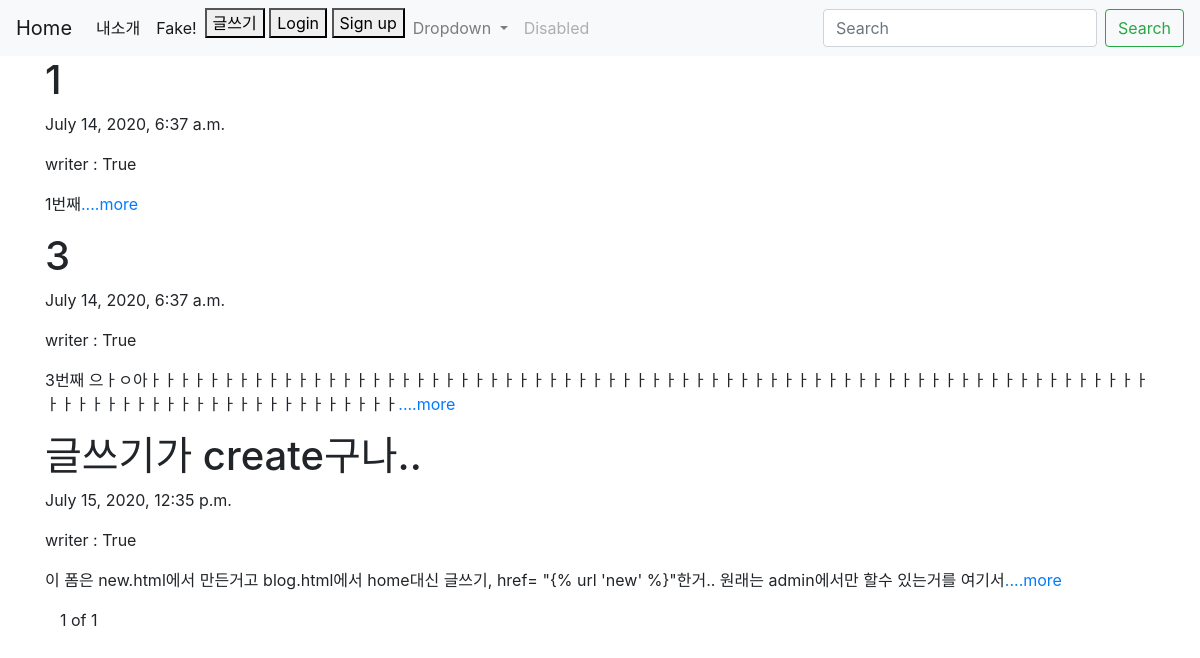
/, run on an earlier commit of the app's database.
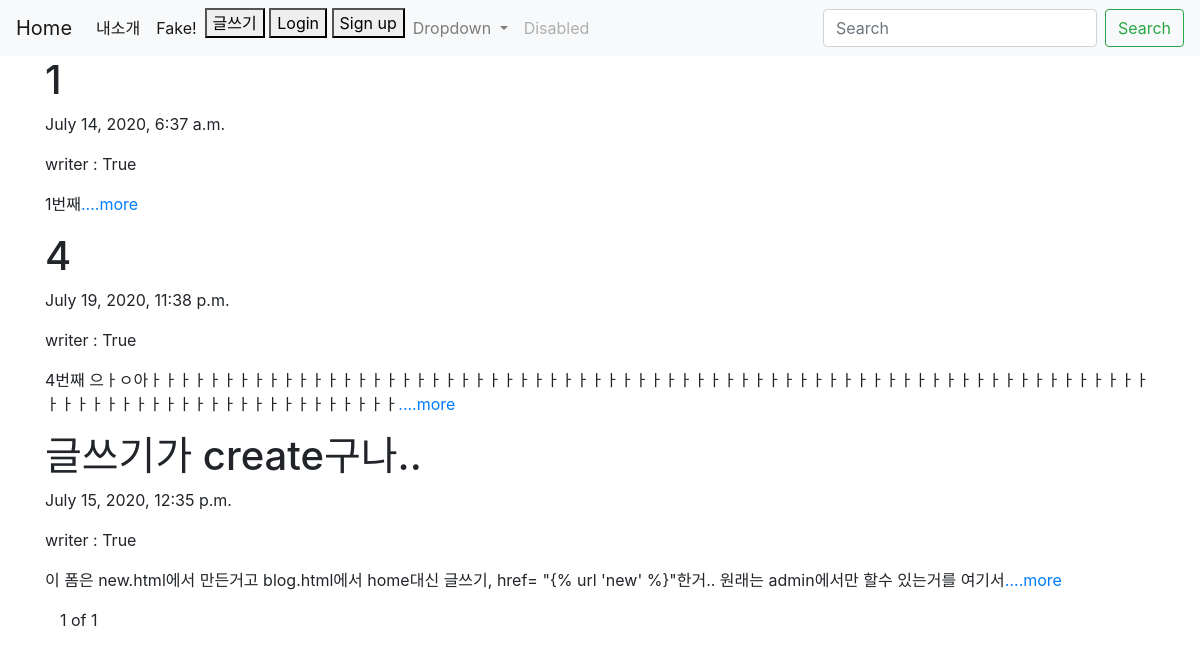
And on a later commit of the database.
### blog/models.py (models this page shows, shortened)
class Blog(models.Model):
    title = models.CharField(max_length = 200)
    pub_date = models.DateTimeField('date published')
    body = models.TextField()
    writer = models.TextField()
    def summary(self):
        return self.body[:100]

### blog/views.py (the view)
def blog(request):
    blogs = Blog.objects #가지고오기
    blog_list = Blog.objects.all() #쿼리셋으로 가지고오기. 쿼리셋은 DB에 접근하기 쉽도록 쓰는 언어?
    paginator = Paginator(blog_list, 5) #가지고 온 것 page단위로 뿌리기
    page = request.GET.get('page') #페이지에 들어갈 내용 가지고 와줘
    articles = paginator.get_page(page) # 내용을 뿌린다.
    return render(request, 'blog.html', {'blogs' : blogs, 'articles' : articles}) # html에 뿌릴수 있는 객체들을 보낸다.

### blog/templates/blog.html (shortened to what this page needs)
{% extends 'base.html' %}
{% block content %}
  {% for blog in articles %}
      <div>
          <h1>{{blog.title}}</h1>
          <p>{{blog.pub_date}}</p>
          <p>writer : {{blog.writer}}</p>
          <p>{{blog.summary}}<a href="{% url 'detail' blog.id %}">....more</a></p>
      </div>
  {% endfor %}
  <div class = "container">
      <span>{{articles.number}}</span>
      <span>of</span>
      <span>{{articles.paginator.num_pages}}</span>
  </div>
{% endblock %}

### myproject/templates/base.html (shortened to what this page needs)
<head>
    <link rel="stylesheet" href="https://stackpath.bootstrapcdn.com/bootstrap/4.5.0/css/bootstrap.min.css">
    </head>
    <body>
        <nav class="navbar navbar-expand-lg navbar-light bg-light">
            <a class="navbar-brand" href="{% url 'blog' %}">Home</a>
            <div class="collapse navbar-collapse" id="navbarSupportedContent">
              <ul class="navbar-nav mr-auto">
                <li class="nav-item active">
                  <a class="nav-link" href="{% url 'introduce' %}">내소개 <span class="sr-only">(current)</span></a>
                </li>
                <li class="nav-item active">
                  <a class="nav-link" href="{% url 'fake' %}">Fake!<span class="sr-only">(current)</span></a>
                </li>
                <div>
                  {% if user.is_authenticated %}
                  <a>{{user.username}}님 반갑습니다.</a>
                  <a href="javascript:{document.getElementById('logout').submit()}">Log out</a>
                  <a href="{% url 'new' %}"><button>글쓰기</button></a>
                  <form id = 'logout' method = "POST" action="{% url 'logout' %}">
                    {% csrf_token %} <input type="hidden">
                  </form>
                  {% else %}
                  <a href="{% url 'new' %}"><button>글쓰기</button></a>
                  <a href="{% url 'login' %}"><button>Login</button></a>
                  <a href="{% url 'signup' %}"><button>Sign up</button></a>
                  {% endif %}
                </div>
                <li class="nav-item dropdown">
                  <a class="nav-link dropdown-toggle" href="#" id="navbarDropdown" role="button" data-toggle="dropdown" aria-haspopup="true" aria-expanded="false">
                    Dropdown
                  </a>
                </li>
                <li class="nav-item">
                  <a class="nav-link disabled" href="#" tabindex="-1" aria-disabled="true">Disabled</a>
                </li>
              </ul>
              <form class="form-inline my-2 my-lg-0">
                <input class="form-control mr-sm-2" type="search" placeholder="Search" aria-label="Search">
                <button class="btn btn-outline-success my-2 my-sm-0" type="submit">Search</button>
              </form>
            </div>
        </nav>
        <div class = "container">
            {% block content %}
            {% endblock %}
        </div>
    </body>

What changed in the data, as far as the page shows it:
changed Blog: title "3" → "4"; pub_date "July 14, 2020, 6:37 a.m." → "July 19, 2020, 11:38 p.m."; summary "3번째 으ㅏㅇ아ㅏㅏㅏㅏㅏㅏㅏㅏㅏㅏㅏㅏㅏㅏㅏㅏㅏㅏㅏㅏㅏㅏㅏㅏㅏㅏㅏㅏㅏㅏㅏㅏㅏㅏㅏㅏㅏㅏㅏㅏㅏㅏㅏㅏㅏㅏㅏㅏㅏㅏㅏㅏㅏㅏㅏㅏㅏㅏㅏㅏㅏㅏㅏㅏㅏㅏㅏㅏㅏㅏㅏㅏㅏㅏㅏㅏㅏㅏㅏㅏㅏㅏㅏㅏㅏㅏㅏㅏㅏㅏㅏㅏ" → "4번째 으ㅏㅇ아ㅏㅏㅏㅏㅏㅏㅏㅏㅏㅏㅏㅏㅏㅏㅏㅏㅏㅏㅏㅏㅏㅏㅏㅏㅏㅏㅏㅏㅏㅏㅏㅏㅏㅏㅏㅏㅏㅏㅏㅏㅏㅏㅏㅏㅏㅏㅏㅏㅏㅏㅏㅏㅏㅏㅏㅏㅏㅏㅏㅏㅏㅏㅏㅏㅏㅏㅏㅏㅏㅏㅏㅏㅏㅏㅏㅏㅏㅏㅏㅏㅏㅏㅏㅏㅏㅏㅏㅏㅏㅏㅏㅏ"
